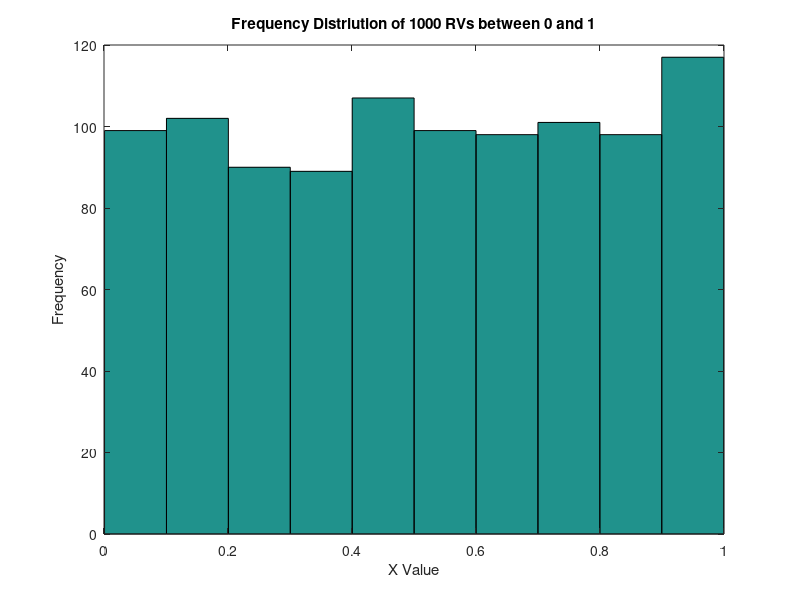

Recreate this plot in MATLAB.
X=rand(1,1000);
Y=zeros(1,10);
 for i=1:1000  
    for k=1:10
        a=(k-1)*0.1;
        b=k*0.1;
        if (X(i)>=a&&X(i)<b)
         Y(k)=Y(k)+1;
        end
    end
 end         %get the frequency distribution of each value 
hist(X);
title('Frequency Distriution of 1000 RVs between 0 and 1');
ylabel('Frequency');
xlabel('X Value');
mean(X)
var(X)

                                                                          